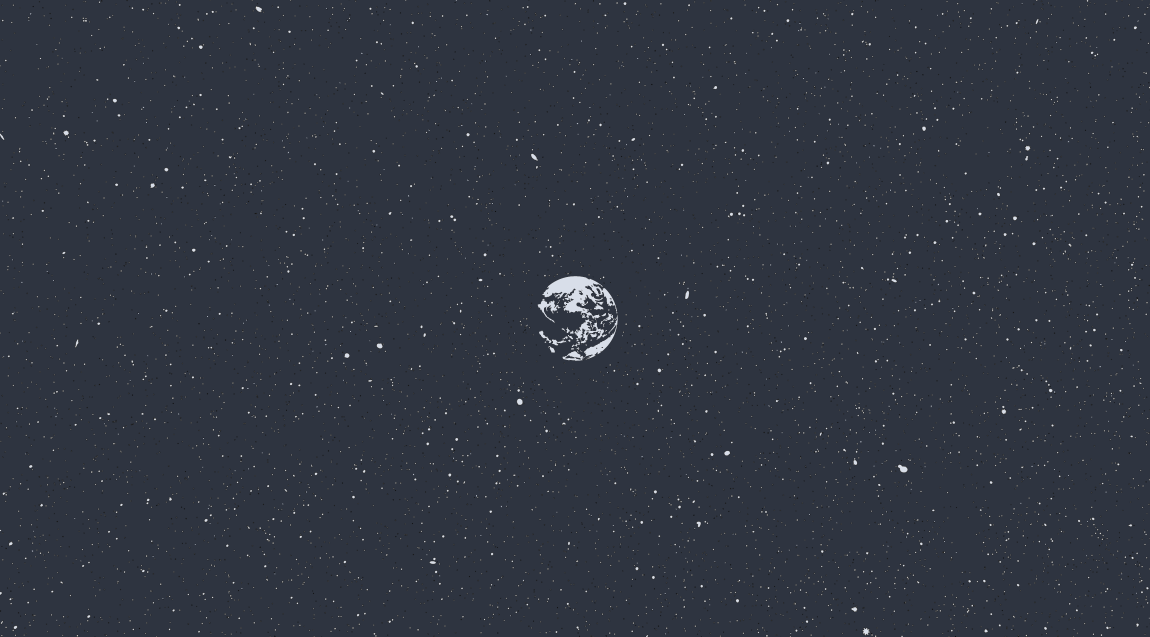
#> input picture earth-in-space.png, 3450 x 1910 px (shown at 1/3 size)
$ python main.py
#> lines starting #> are read from the running program, lines starting #| are printed output that depends on the picture
from PIL import Image, ImageOps

# More detailed gradient of characters, from darkest to lightest.
ASCII_CHARS = list("█$@B%8&WM#*oahkbdpqwmZO0QLCJUYXzcvunxrjft/\\|()1{}[]?-_+~<>i!lI;:,\"^'. ")


def main(new_width=1000):
#> called with new_width = 1000
    path = input("Enter a valid pathname to an image:\n")
#> the answer given: earth-in-space.png
    try:
        image = Image.open(path)
#> image is the input picture: PIL image 3450x1910 RGB; mean R, G, B 47.6, 53.5, 65.2
    except Exception:
        print(path, " is not a valid pathname to an image.")
        return

    # Convert to grayscale and enhance contrast for more detail.
    img = ImageOps.grayscale(image)
    img = ImageOps.autocontrast(img)

    # Adjust for character aspect ratio (chars are usually taller than wide).
    aspect_ratio = 0.55
    new_height = int(new_width * image.size[1] / image.size[0] * aspect_ratio)
#> new_height = 304
    img = img.resize((new_width, new_height))
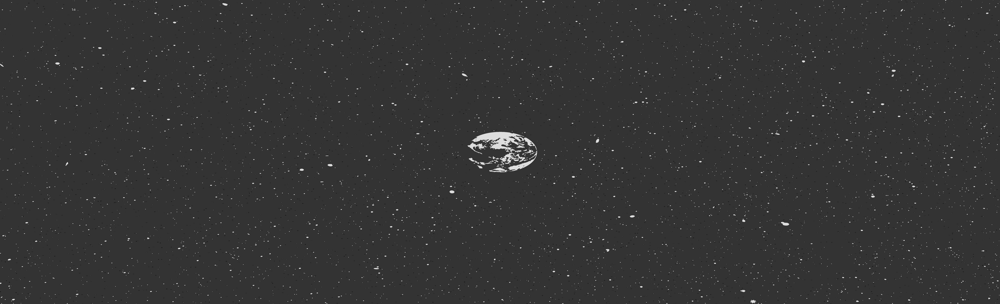
#> img: PIL image 1000x304 L; min 34, max 242, mean 52.5

    def pixel_to_char(pixel: int) -> str:
        idx = pixel * (len(ASCII_CHARS) - 1) // 255
        return ASCII_CHARS[idx]

#> (the run stopped early here; a loop or call above may not have finished)
